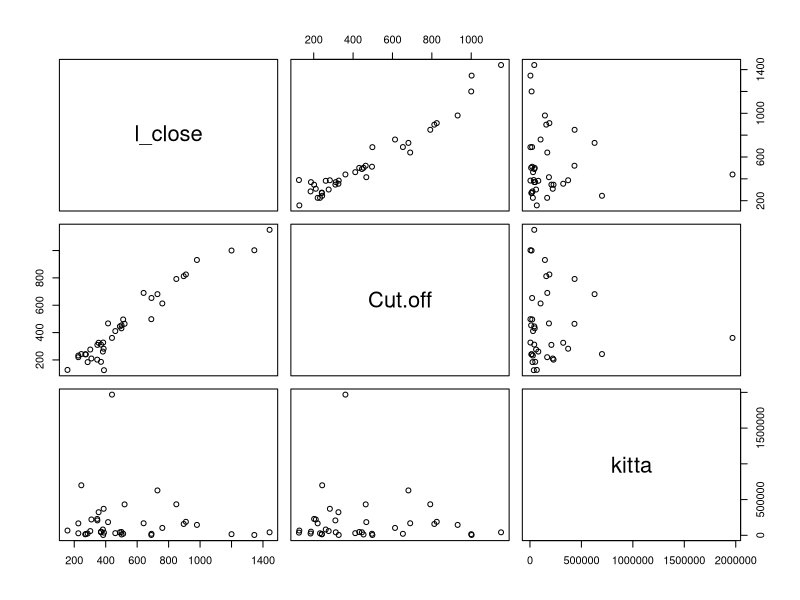
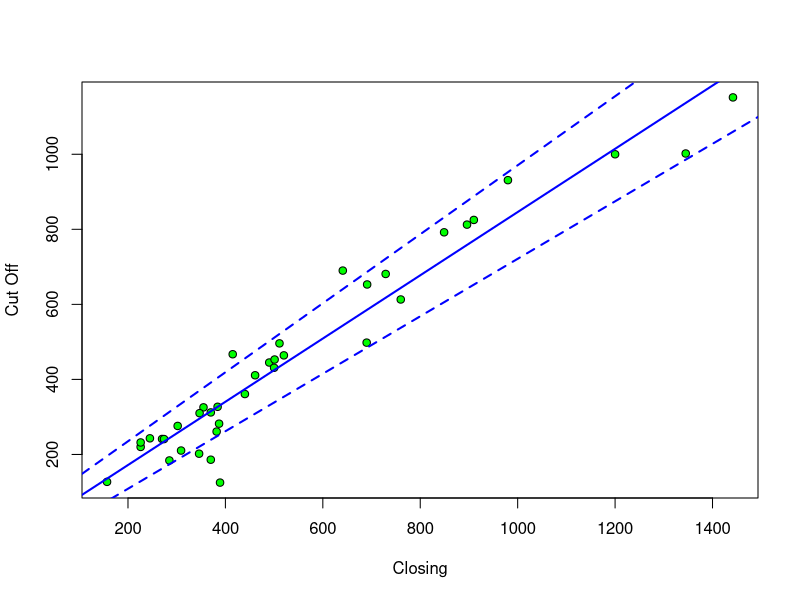
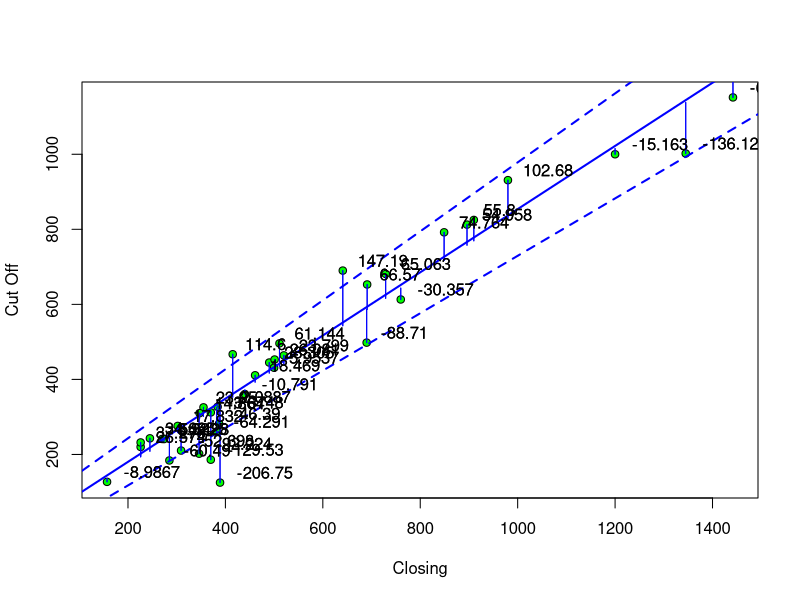

Reproduce these figures in R, in order.
library(dplyr)
library(calibrate)
library(TTR)

df1     <- read.csv("auction.csv", header = T, sep=',', stringsAsFactors = FALSE)

str(df1)

c_tmp   <- c("l_close", "Cut.off", "kitta")
df_tmp  <- df1[c_tmp]
plot(df_tmp)


fit1 <- lm(Cut.off ~ l_close, data = df_tmp)
fit2 <- lm(Cut.off ~ I(l_close - mean(l_close)), data = df_tmp)
fit3 <- lm(Cut.off ~ 1 - l_close, data = df_tmp)
fit4 <- lm(Cut.off ~ I(l_close^2), data = df_tmp)
fit5 <- lm(Cut.off ~ I(l_close - 2*log10(kitta)), data = df_tmp)
fit6 <- lm(Cut.off ~ l_close:kitta, data = df_tmp)
fit7 <- lm(Cut.off ~ l_close*kitta, data = df_tmp)

plot(df1$l_close, df1$Cut.off, xlab = "Closing", ylab = "Cut Off", pch = 21, bg = 'green')
abline(fit1, col = "blue", lwd = 2)
abline(confint(fit1)[,1], col = "blue", lty = 2, lwd = 2)
abline(confint(fit1)[,2], col = "blue", lty = 2, lwd = 2)

plot(df1$l_close, df1$Cut.off, xlab = "Closing", ylab = "Cut Off", pch = 21, bg = 'green')
abline(fit5, col = "blue", lwd = 2)
abline(confint(fit5)[,1], col = "blue", lty = 2, lwd = 2)
abline(confint(fit5)[,2], col = "blue", lty = 2, lwd = 2)

res <- signif(residuals(fit1), 5)
pre <- predict(fit1) 

res <- signif(residuals(fit5), 5)
pre <- predict(fit5) 

segments(df1$l_close, df1$Cut.off, df1$l_close, pre, col="blue")
textxy(df1$l_close, df1$Cut.off, res, cex=1)


segments(df1$l_close, df1$Cut.off, df1$l_close, pre, col="blue")
textxy(df1$l_close, df1$Cut.off, res, cex=1)
